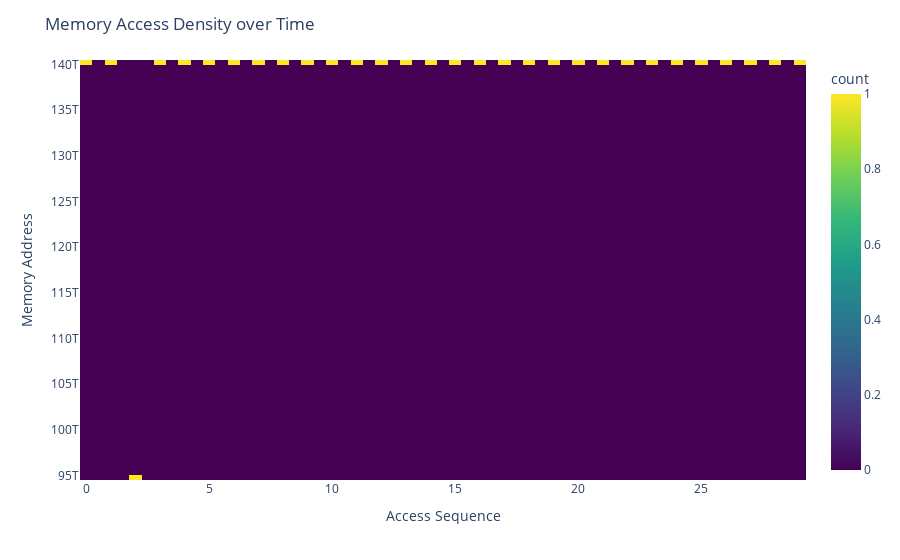

The notebook cell saved with this chart:
### Markdown cell above
Heat-мапа доступов к памяти по адресам доступов и адресам возврата

### Code cell
import plotly.express as px

# Добавляем временную метку (порядковый номер)
df['timestamp'] = range(len(df))

fig = px.density_heatmap(
    df,
    x='timestamp',
    y='address',
    nbinsx=100,  # количество бинов по x
    nbinsy=100,  # количество бинов по y
    color_continuous_scale='Viridis'
)

fig.update_layout(
    title='Memory Access Density over Time',
    xaxis_title='Access Sequence',
    yaxis_title='Memory Address'
)
fig.show()

### Figure 1 — Plotly figure (JSON) as saved in the notebook; plotly's stock layout.template omitted (floating-point values rounded to 4 significant figures)
{"data": [{"coloraxis": "coloraxis", "hovertemplate": "timestamp=%{x}<br>address=%{y}<br>count=%{z}<extra></extra>", "name": "", "nbinsx": 100, "nbinsy": 100, "type": "histogram2d", "x": [0, 1, 2, 3, 4, 5, 6, 7, 8, 9, 10, 11, 12, 13, 14, 15, 16, 17, 18, 19, 20, 21, 22, 23, 24, 25, 26, 27, 28, 29], "xaxis": "x", "xbingroup": "x", "y": [140100469971944, 140106906240640, 94678493749992, 140106906240664, 140095609410880, 140095609410824, 140095609410808, 140095609410792, 140095609410776, 140095609410760, 140095609410688, 140095609410672, 140095609410672, 140095609410640, 140095609410648, 140095609410632, 140095609410600, 140095609410592, 140095609410552, 140095609410536, 140095609410504, 140095609410488, 140095609410488, 140095609410480, 140095609410464, 140095609410432, 140095609410416, 140095609410416, 140095609410392, 140095609410376], "yaxis": "y", "ybingroup": "y"}], "layout": {"coloraxis": {"colorbar": {"title": {"text": "count"}}, "colorscale": [[0, "#440154"], [0.1111, "#482878"], [0.2222, "#3e4989"], [0.3333, "#31688e"], [0.4444, "#26828e"], [0.5556, "#1f9e89"], [0.6667, "#35b779"], [0.7778, "#6ece58"], [0.8889, "#b5de2b"], [1, "#fde725"]]}, "legend": {"tracegroupgap": 0}, "margin": {"t": 60}, "title": {"text": "Memory Access Density over Time"}, "xaxis": {"anchor": "y", "domain": [0, 1], "title": {"text": "Access Sequence"}}, "yaxis": {"anchor": "x", "domain": [0, 1], "title": {"text": "Memory Address"}}}}
